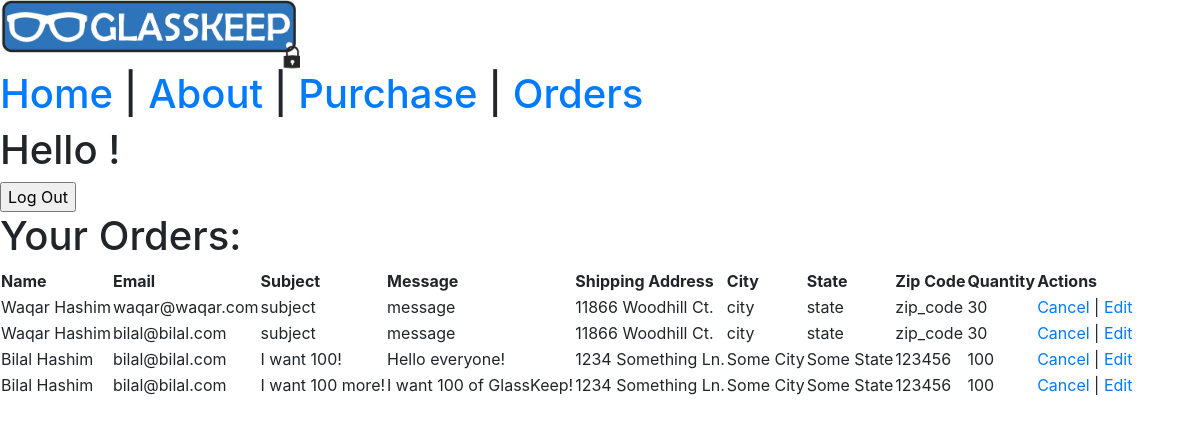
The page /orders on the database its author committed.
### ecom_app/models.py (models this page shows)
class Purchase(models.Model):
    name = models.CharField(max_length=60)
    email = models.EmailField(max_length=100)
    subject = models.CharField(max_length=60)
    message = models.TextField(max_length=100)
    quantity = models.IntegerField(default=1)
    shipping_address = models.CharField(max_length=60)
    city = models.CharField(max_length=60)
    state = models.CharField(max_length=2)
    zip_code = models.CharField(max_length=60)
    credit_card_number = models.CharField(max_length=100)
    security_code = models.CharField(max_length=3)
    card_type = models.CharField(max_length=60)
    expiration_date = models.CharField(max_length=8)
    created_at = models.DateTimeField(auto_now_add=True)
    updated_at = models.DateTimeField(auto_now=True)
    user_id_creator = models.IntegerField(default=-1)
    objects = PurchaseManager()

### ecom_app/views.py (the view)
# urls.py: path('orders', views.orders),
def orders(request):
    all_purchases = Purchase.objects.all()
    context = {
        "all_purchases_html": all_purchases
    }
    return render(request, 'orders.html', context)

### ecom_app/templates/orders.html (shortened to what this page needs)
<!DOCTYPE html>
<html lang="en">
<head>
    <link rel="stylesheet" href="https://stackpath.bootstrapcdn.com/bootstrap/4.4.1/css/bootstrap.min.css"
>
    {% load static %}
</head>
<body>
    <img src="{% static 'img/GlassKeep_Logo.jpg' %}" />
    <h1><a href="/dashboard">Home</a> | <a href="/about">About</a> | <a href="/purchase">Purchase</a> | <a
            href="/orders">Orders</a>
        <h1>Hello {{request.session.u_fname}}!</h1>
        <form action='/logout' , method='post'>
            <input type='submit' , value='Log Out'>
        </form>
        <h1>Your Orders:</h1>
        <table>
            <thead>
                <th>Name</th>
                <th>Email</th>
                <th>Subject</th>
                <th>Message</th>
                <th>Shipping Address</th>
                <th>City</th>
                <th>State</th>
                <th>Zip Code</th>
                <th>Quantity</th>
                <th>Actions</th>
            </thead>
            {% for purchase in all_purchases_html %}
            <tr>
                <td>{{purchase.name}}</td>
                <td>{{purchase.email}}</td>
                <td>{{purchase.subject}}</td>
                <td>{{purchase.message}}</td>
                <td>{{purchase.shipping_address}}</td>
                <td>{{purchase.city}}</td>
                <td>{{purchase.state}}</td>
                <td>{{purchase.zip_code}}</td>
                <td>{{purchase.quantity}}</td>
                <td> <a href="/orders/{{purchase.id}}/delete">Cancel</a> | <a
                        href="/orders/edit/{{purchase.id}}">Edit</a></td>
            </tr>
            {% endfor %}
        </table>
</body>
</html>

### ecom_app/templates/orders.html (style rules this page uses)
img { width: 300px; }

### rows shown on the page
Purchase: name "Waqar Hashim", email "waqar@waqar.com", subject "subject", message "message", shipping_address "11866 Woodhill Ct.", city "city", state "state", zip_code "zip_code", quantity "30"
Purchase: name "Waqar Hashim", email "bilal@bilal.com", subject "subject", message "message", shipping_address "11866 Woodhill Ct.", city "city", state "state", zip_code "zip_code", quantity "30"
Purchase: name "Bilal Hashim", email "bilal@bilal.com", subject "I want 100!", message "Hello everyone!", shipping_address "1234 Something Ln.", city "Some City", state "Some State", zip_code "123456", quantity "100"
Purchase: name "Bilal Hashim", email "bilal@bilal.com", subject "I want 100 more!", message "I want 100 of GlassKeep!", shipping_address "1234 Something Ln.", city "Some City", state "Some State", zip_code "123456", quantity "100"
